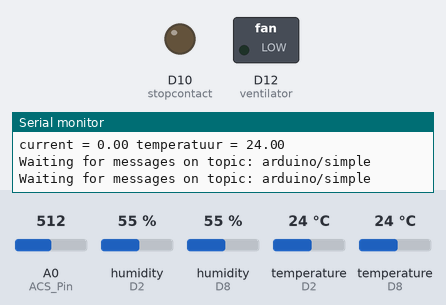
Simulated run of this sketch. Board: Arduino MKR. Parts: switched loads named in the sketch (green lamp = pin HIGH), output pins drawn as LEDs (lit = HIGH), the last lines printed to the serial monitor. The test bench sets the inputs (shaded band); at power-on: temperature (sensors on D2, D8) 24 °C, A0 (ACS_Pin) = 512, humidity (sensors on D2, D8) 55 %. WiFi joins after 1.5 s; servers stay silent unless stated; no MQTT or app messages arrive unless stated.

Above: at 2.7 s.
2.8 s: temperature (sensor on D2) set to 26 °C
5.6 s: temperature (sensor on D2) set to 29 °C
At 8.0 s:
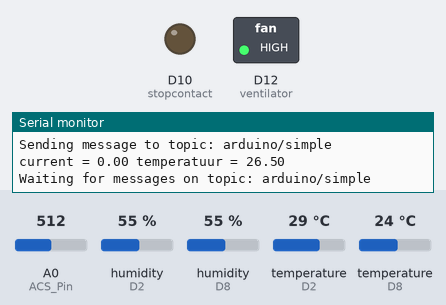
8.3 s: temperature (sensor on D2) set to 12 °C
At 10.4 s:
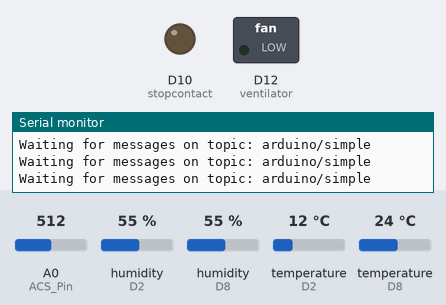
10.7 s: temperature (sensor on D2) set to 28 °C
At 13.0 s:
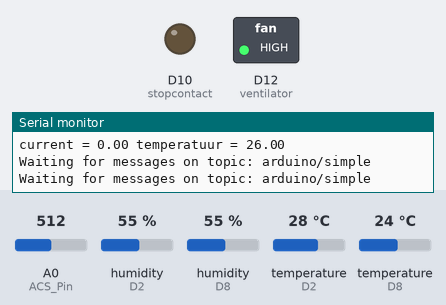
Timing chart, 0 to 14.1 s (numbered marks = the images above; inputs shaded):
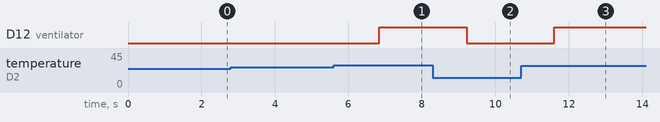

Measured:
- the behaviour switches between 27 and 28 °C on temperature (sensor on D2) (found by bisection; images 0 and 1)
- after the input at 5.6 s, D12 (ventilator): LOW → HIGH after 1.2 s
- after the input at 8.3 s, D12 (ventilator): HIGH → LOW after 0.92 s
- after the input at 10.7 s, D12 (ventilator): LOW → HIGH after 0.90 s

The sketch:

samenvoegen.ino
```cpp
#include <ArduinoMqttClient.h>
#include <WiFiNINA.h> // for MKR1000 change to: #include <WiFi101.h>
#include "DHT.h"
#include "arduino_secrets.h"

char ssid[] = SECRET_SSID;        // your network SSID (name)
char pass[] = SECRET_PASS;    // your network password (use for WPA, or use as key for WEP)

#define DHTPIN1 2
#define DHTPIN2 8
#define DHTTYPE DHT11
double temperatuur;

#define SAMPLES 300   //Number of samples you want to take everytime you loop
#define ACS_Pin A0    //ACS712 data pin analong input


float High_peak,Low_peak;         //Variables to measure or calculate
float Amps_Peak_Peak, Amps_RMS = 0;


DHT dht1(DHTPIN1, DHTTYPE);
DHT dht2(DHTPIN2, DHTTYPE);

WiFiClient wifiClient;
MqttClient mqttClient(wifiClient);

const char broker[] = "test.mosquitto.org";
int        port     = 1883;
const char topic[]  = "arduino/simple";

int ventilator = 12;
int licht = 11;
int stopcontact = 10;

double current;

String message;
int count = 0;

//float t = dht.readTemperature();
const long interval = 1000;
unsigned long previousMillis = 0;

void setup() {
  Serial.begin(9600);

  pinMode(stopcontact, OUTPUT);
  pinMode(ventilator, OUTPUT);

  pinMode(ACS_Pin,INPUT);        //Define pin mode

  dht1.begin();
  dht2.begin();

  while (!Serial) {
    ; // wait for serial port to connect. Needed for native USB port only
  }

// attempt to connect to Wifi network:
  Serial.print("Attempting to connect to WPA SSID: ");
  Serial.println(ssid);
  while (WiFi.begin(ssid, pass) != WL_CONNECTED) {
    // failed, retry
    Serial.print(".");
    delay(5000);
  }

  Serial.println("You're connected to the network");
  Serial.println();

   Serial.print("Attempting to connect to the MQTT broker: ");
  Serial.println(broker);

  if (!mqttClient.connect(broker, port)) {
    Serial.print("MQTT connection failed! Error code = ");
    Serial.println(mqttClient.connectError());

    while (1);
  }

Serial.println("You're connected to the MQTT broker!");
  Serial.println();

  Serial.print("Subscribing to topic: ");
  Serial.println(topic);
  Serial.println();

  // subscribe to a topic
  mqttClient.subscribe(topic);

}

void loop() {
//-----------receive data-------------
  Serial.print("Waiting for messages on topic: ");
  Serial.println(topic);
  Serial.println();

  int messageSize = mqttClient.parseMessage();
  if (messageSize) {
    // we received a message, print out the topic and contents
    Serial.print("Received a message with topic '");
    Serial.println(mqttClient.messageTopic());

    // use the Stream interface to print the contents
    while (mqttClient.available()) {
      message = ((String)mqttClient.readString());
    }
    Serial.println();

    Serial.println(message);
 if(message == "on")
    {
      Serial.println("led aan");
      digitalWrite(licht, HIGH);
    }
    else if(message == "off")
    {
      Serial.println("led uit");
      digitalWrite(licht, LOW);
    }
    else
    {
      Serial.println("fout");
    }

  }

//----------Current-----------
unsigned int x=0;
float AcsValue=0.0,Samples=0.0,AvgAcs=0.0,AcsValueF=0.0;

  for (int x = 0; x < 150; x++){ //Get 150 samples
  AcsValue = analogRead(A0);     //Read current sensor values
  Samples = Samples + AcsValue;  //Add samples together
  delay (3); // let ADC settle before next sample 3ms
}
AvgAcs=Samples/150.0;//Taking Average of Samples

AcsValueF = (2.5 - (AvgAcs * (5.0 / 1024.0)) )/0.066;

if(AcsValueF <0)
{
  current = 0;
}
else
{
  current = AcsValueF;
}


//----------temperature-----------
   // put your main code here, to run repeatedly:
   int Status1;

  float t1 = dht1.readTemperature();
  if (isnan(t1)) {
    //Serial.println("Failed to read from DHT sensor 1!");
    Status1 = 0;
    delay(1000);
    return;
  }
  else
  {
    Status1 = 1;
  }

  int Status2;
  float t2 = dht2.readTemperature();
  if (isnan(t2)) {
    //Serial.println("Failed to read from DHT sensor 2!");
    Status2 = 0;
    delay(1000);
    return;
  }
  else
  {
    Status2 = 1;
  }


  if (Status1 == 0)
  {
    temperatuur = t2;
    Serial.println("sensor1 is kapot");
  }
  else if (Status2 == 0)
  {
    temperatuur = t1;
    Serial.println("sensor2 is kapot");
  }
  else
  {
    temperatuur = (t1 + t2)/2;
  }

  if(temperatuur >= 26)
  {
    digitalWrite(ventilator, HIGH);
    digitalWrite(stopcontact, LOW);
  }
  else if(temperatuur < 25)
  {
    digitalWrite(ventilator, LOW);
    //digitalWrite(Current, HIGH);
  }


//--------------send data---------------------
  // call poll() regularly to allow the library to send MQTT keep alives which
  // avoids being disconnected by the broker
  mqttClient.poll();

  // avoid having delays in loop, we'll use the strategy from BlinkWithoutDelay
  // see: File -> Examples -> 02.Digital -> BlinkWithoutDelay for more info
  unsigned long currentMillis = millis();

  if (currentMillis - previousMillis >= interval) {
    // save the last time a message was sent
    previousMillis = currentMillis;

    Serial.print("Sending message to topic: ");
    Serial.println(topic);
    Serial.println(String("current = ") + current + String(" temperatuur = ") + temperatuur);

    // send message, the Print interface can be used to set the message contents
    mqttClient.beginMessage(topic);
    mqttClient.print(current + String("#") + temperatuur);
    mqttClient.endMessage();
    Serial.println();
  }
}
```

arduino_secrets.h
```cpp
//#define SECRET_SSID "TP-LINK_E16A"
//#define SECRET_PASS "23352209"

#define SECRET_SSID "WiFi-2.4-FD80"
#define SECRET_PASS "NiLaYe212014"
```
